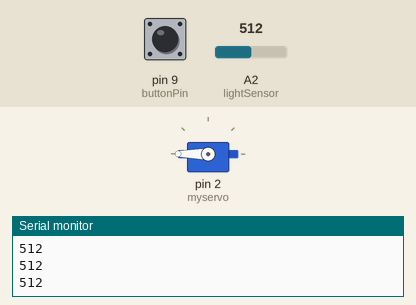
This sketch was run on a simulated Arduino Uno, built with avr-gcc and run on an emulated ATmega328P. Parts: servo, the last lines printed to the serial monitor. Inputs (shaded band) come from the test bench; at power-on: pin 9 (buttonPin) LOW, A2 (lightSensor) = 512.

Above: at 1.2 s.
1.3 s: pin 9 (buttonPin) pulled HIGH for 0.15 s
At 1.7 s:
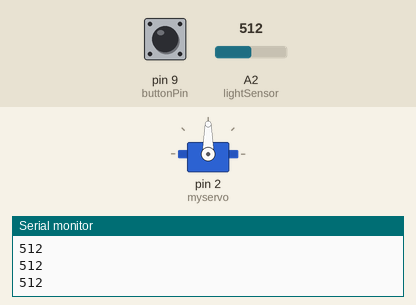
2.9 s: A2 (lightSensor) set to 741
4.4 s: A2 (lightSensor) set to 766
At 5.5 s:
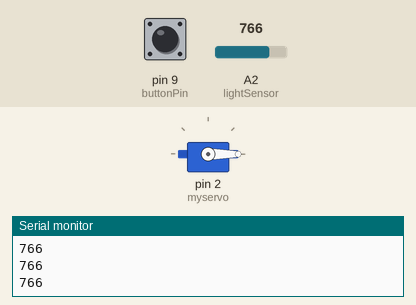
Timing chart, 0 to 7.4 s (numbered marks = the images above; inputs shaded):
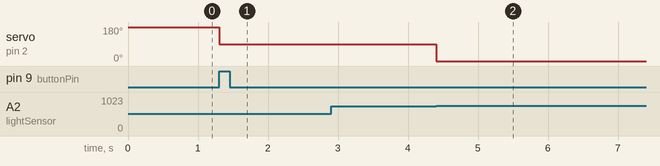

Measured:
- the behaviour switches between 749 and 750 on A2 (lightSensor) (found by bisection; images 1 and 2)
- after the input at 1.3 s, servo on pin 2 (myservo): 180° → 90° at once
- after the input at 4.4 s, servo on pin 2 (myservo): 90° → 0° at once

The sketch:

TheSun.ino
```cpp
#include <Servo.h>

Servo myservo; // servo variable
const int buttonPin = 9; // copper wire is Pin 9
const int lightSensor = A2;
int sensorVal; //photoresistor
int buttonVal = 0;
int lastButtonVal = 0;

bool flight = false;

void setup() {
  myservo.attach(2); // servo is Pin 2
  pinMode(buttonPin, INPUT);
  Serial.begin(9600);
  myservo.write(180);
}

void loop() {
  buttonVal = digitalRead(buttonPin);
  sensorVal = analogRead(lightSensor);

  if (buttonVal != lastButtonVal) {
    // if the state has changed, increment the counter
    if (buttonVal == LOW) {
      myservo.write(180); // nothing happens
    } else {
      myservo.write (90); // servo turns/Icarus flies
      flight = true;

    }
  }
  if (flight == true && sensorVal >= 750) {
      myservo.write (0);
    }


   Serial.println(sensorVal);
}
```
